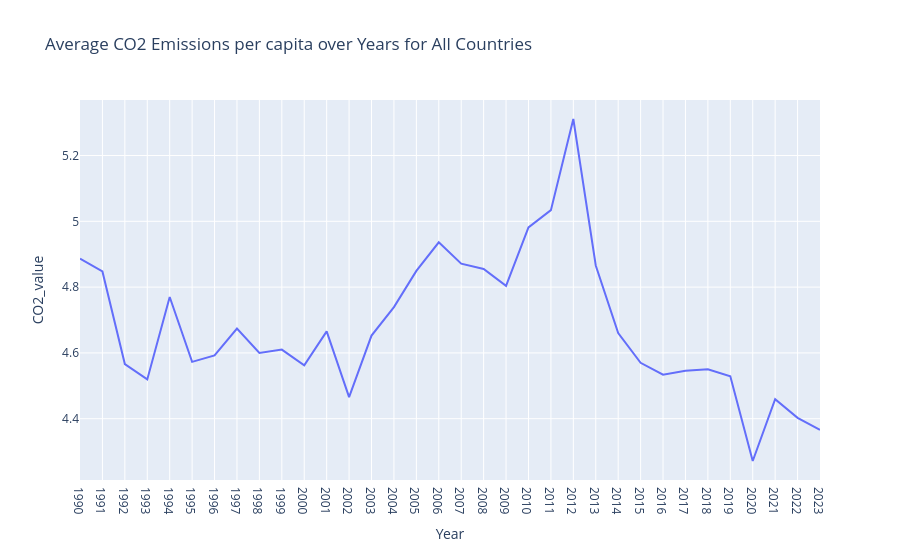

This figure's notebook cell:
### Code cell
# average co2 emissions of all countries over years by plotly 
avg_co2_df = merged_df.groupby('Year')['CO2_value'].mean().reset_index()
fig = pl.line(avg_co2_df, x='Year', y='CO2_value',
                title='Average CO2 Emissions per capita over Years for All Countries')
fig.show()

### Figure 1 — Plotly figure (JSON) as saved in the notebook; plotly's stock layout.template omitted (floating-point values rounded to 4 significant figures)
{"data": [{"hovertemplate": "Year=%{x}<br>CO2_value=%{y}<extra></extra>", "legendgroup": "", "line": {"color": "#636efa", "dash": "solid"}, "marker": {"symbol": "circle"}, "mode": "lines", "name": "", "orientation": "v", "showlegend": false, "type": "scatter", "x": ["1990", "1991", "1992", "1993", "1994", "1995", "1996", "1997", "1998", "1999", "2000", "2001", "2002", "2003", "2004", "2005", "2006", "2007", "2008", "2009", "2010", "2011", "2012", "2013", "2014", "2015", "2016", "2017", "2018", "2019", "2020", "2021", "2022", "2023"], "xaxis": "x", "y": [4.886, 4.848, 4.566, 4.52, 4.77, 4.573, 4.592, 4.674, 4.6, 4.61, 4.562, 4.665, 4.466, 4.653, 4.739, 4.849, 4.936, 4.871, 4.855, 4.804, 4.982, 5.034, 5.311, 4.866, 4.661, 4.57, 4.534, 4.546, 4.55, 4.529, 4.271, 4.459, 4.402, 4.366], "yaxis": "y"}], "layout": {"legend": {"tracegroupgap": 0}, "title": {"text": "Average CO2 Emissions per capita over Years for All Countries"}, "xaxis": {"anchor": "y", "domain": [0, 1], "title": {"text": "Year"}}, "yaxis": {"anchor": "x", "domain": [0, 1], "title": {"text": "CO2_value"}}}}
